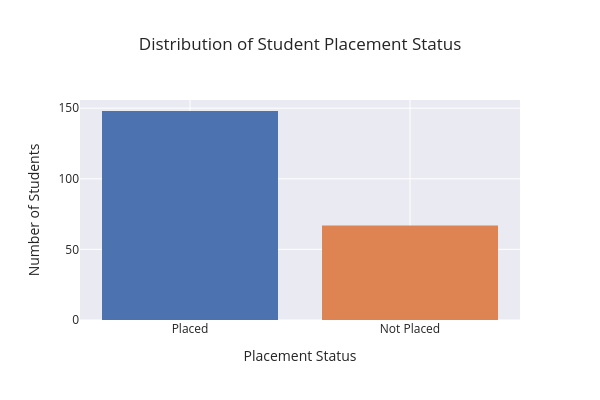

Here is the notebook cell this chart was saved with:
### Markdown cell above
> **Quick Observation (Bivariate Numerical Analysis):**
> * School (`SSC_P`, `HSC_P`) and undergrad (`DEGREE_P`) scores show a clear visual shift. “Placed” students (blue) are heavily concentrated at higher percentages (usually over 60%), while “Not Placed” students (orange) peak at much lower percentages. This means that good prior academic performance is a major driving factor in initial screening.
> * In contrast, the `MBA_P` distributions of placed and unplaced students are identical and peak at approximately 60-62%. This demonstrates that the final MBA percentages are not the only deciding factor in whether a student gets hired, and early academic history and other features are much more important for the models.

### Code cell
# 4.2 Placement Status Distribution
fig = px.histogram(df, x='status', color='status',
                   title='Distribution of Student Placement Status',
                   labels={'status': 'Placement Status'},
                   template='seaborn', width=600, height=400)
fig.update_layout(yaxis_title='Number of Students', showlegend=False)
fig.show()

### Figure 1 — Plotly figure (JSON) as saved in the notebook; plotly's stock layout.template omitted (floating-point values rounded to 4 significant figures; data arrays with more than 128 entries replaced by an {"elided": "..."} marker saying what was removed)
{"data": [{"bingroup": "x", "hovertemplate": "Placement Status=%{x}<br>count=%{y}<extra></extra>", "legendgroup": "Placed", "marker": {"color": "rgb(76,114,176)", "pattern": {"shape": ""}}, "name": "Placed", "orientation": "v", "showlegend": true, "type": "histogram", "x": {"elided": "148 str values"}, "xaxis": "x", "yaxis": "y"}, {"bingroup": "x", "hovertemplate": "Placement Status=%{x}<br>count=%{y}<extra></extra>", "legendgroup": "Not Placed", "marker": {"color": "rgb(221,132,82)", "pattern": {"shape": ""}}, "name": "Not Placed", "orientation": "v", "showlegend": true, "type": "histogram", "x": ["Not Placed", "Not Placed", "Not Placed", "Not Placed", "Not Placed", "Not Placed", "Not Placed", "Not Placed", "Not Placed", "Not Placed", "Not Placed", "Not Placed", "Not Placed", "Not Placed", "Not Placed", "Not Placed", "Not Placed", "Not Placed", "Not Placed", "Not Placed", "Not Placed", "Not Placed", "Not Placed", "Not Placed", "Not Placed", "Not Placed", "Not Placed", "Not Placed", "Not Placed", "Not Placed", "Not Placed", "Not Placed", "Not Placed", "Not Placed", "Not Placed", "Not Placed", "Not Placed", "Not Placed", "Not Placed", "Not Placed", "Not Placed", "Not Placed", "Not Placed", "Not Placed", "Not Placed", "Not Placed", "Not Placed", "Not Placed", "Not Placed", "Not Placed", "Not Placed", "Not Placed", "Not Placed", "Not Placed", "Not Placed", "Not Placed", "Not Placed", "Not Placed", "Not Placed", "Not Placed", "Not Placed", "Not Placed", "Not Placed", "Not Placed", "Not Placed", "Not Placed", "Not Placed"], "xaxis": "x", "yaxis": "y"}], "layout": {"barmode": "relative", "height": 400, "legend": {"title": {"text": "Placement Status"}, "tracegroupgap": 0}, "showlegend": false, "title": {"text": "Distribution of Student Placement Status"}, "width": 600, "xaxis": {"anchor": "y", "categoryarray": ["Placed", "Not Placed"], "categoryorder": "array", "domain": [0, 1], "title": {"text": "Placement Status"}}, "yaxis": {"anchor": "x", "domain": [0, 1], "title": {"text": "Number of Students"}}}}
